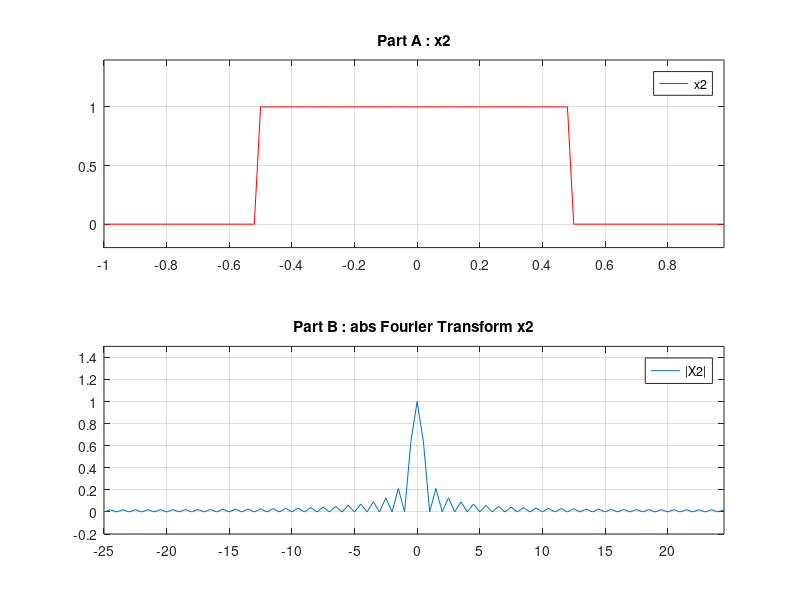

Reproduce this figure in MATLAB.
% x2 = rectpuls(t)
% =-=-=-=-=-=-=-=-=-=-=-=-=-=-=-=-=-=-=-=-=-=-=-=-=-=-=-=-=-=-=-=-=-=-=-=-=
% Signals And Systems
% Computer Assignment 3
% Chapter Number One . Exercise Number Two : 1.2
% Mohammad Mahdi Abdolhosseini
% Spring 2021
% =-=-=-=-=-=-=-=-=-=-=-=-=-=-=-=-=-=-=-=-=-=-=-=-=-=-=-=-=-=-=-=-=-=-=-=-=
clc; clear; close all;

fs = 50;
ts = 1/fs;

t_start = -1;
t_end = 1;
t = t_start : ts : t_end - ts;

T = t_end - t_start;
N = T/ts;
delta_f = 1/T;

x2 = rectpuls(t);

figure
subplot(2,1,1)
plot(t, x2, 'r');
title('Part A : x2')
set(gca,'xtick', t_start : 0.2 : t_end, 'xlim', [t_start,t_end - ts])
set(gca,'ytick', -1 : 0.5 : 3, 'ylim', [-0.2,1.4])
legend('x2')
grid on

y2 = fftshift(fft(x2));
f = -fs/2 : fs/N : fs/2 - fs/N;

subplot(2,1,2)
y2new = y2/max(abs(y2));
plot(f, abs(y2new));
title('Part B : abs Fourier Transform x2')
set(gca,'xtick', -fs/2 : 5 : fs/2 - fs/N, 'xlim', [-fs/2,fs/2 - fs/N])
set(gca,'ytick', -1 : 0.2 : 3, 'ylim', [-0.2,1.5])
legend('|X2|')
grid on
